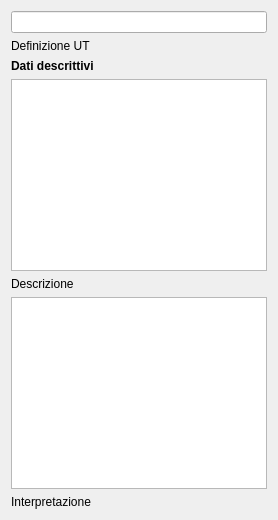
       <widget class="QWidget" name="tab">
        <attribute name="title">
         <string>Dati descrittivi</string>
        </attribute>
        <layout class="QGridLayout" name="gridLayout_7">
         <item row="2" column="0">
          <layout class="QVBoxLayout" name="verticalLayout_5">
           <item>
            <widget class="QLabel" name="label_13">
             <property name="font">
              <font>
               <weight>75</weight>
               <bold>true</bold>
              </font>
             </property>
             <property name="text">
              <string>Dati descrittivi</string>
             </property>
            </widget>
           </item>
           <item>
            <widget class="QTextEdit" name="textEdit_descrizione_ut">
             <property name="font">
              <font>
               <pointsize>10</pointsize>
              </font>
             </property>
             <property name="html">
              <string>&lt;!DOCTYPE HTML PUBLIC &quot;-//W3C//DTD HTML 4.0//EN&quot; &quot;http://www.w3.org/TR/REC-html40/strict.dtd&quot;&gt;
&lt;html&gt;&lt;head&gt;&lt;meta name=&quot;qrichtext&quot; content=&quot;1&quot; /&gt;&lt;style type=&quot;text/css&quot;&gt;
p, li { white-space: pre-wrap; }
&lt;/style&gt;&lt;/head&gt;&lt;body style=&quot; font-family:'Lucida Grande'; font-size:10pt; font-weight:400; font-style:normal;&quot;&gt;
&lt;p style=&quot;-qt-paragraph-type:empty; margin-top:0px; margin-bottom:0px; margin-left:0px; margin-right:0px; -qt-block-indent:0; text-indent:0px; font-size:13pt;&quot;&gt;&lt;/p&gt;&lt;/body&gt;&lt;/html&gt;</string>
             </property>
            </widget>
           </item>
           <item>
            <widget class="QLabel" name="label_6">
             <property name="text">
              <string>Descrizione </string>
             </property>
            </widget>
           </item>
           <item>
            <widget class="QTextEdit" name="textEdit_interpretazione_ut">
             <property name="font">
              <font>
               <pointsize>10</pointsize>
              </font>
             </property>
            </widget>
           </item>
           <item>
            <widget class="QLabel" name="label_7">
             <property name="text">
              <string>Interpretazione </string>
             </property>
            </widget>
           </item>
          </layout>
         </item>
         <item row="0" column="0">
          <widget class="QLineEdit" name="lineEdit_def_ut"/>
         </item>
         <item row="1" column="0">
          <widget class="QLabel" name="label_5">
           <property name="text">
            <string>Definizione UT</string>
           </property>
          </widget>
         </item>
        </layout>
       </widget>
